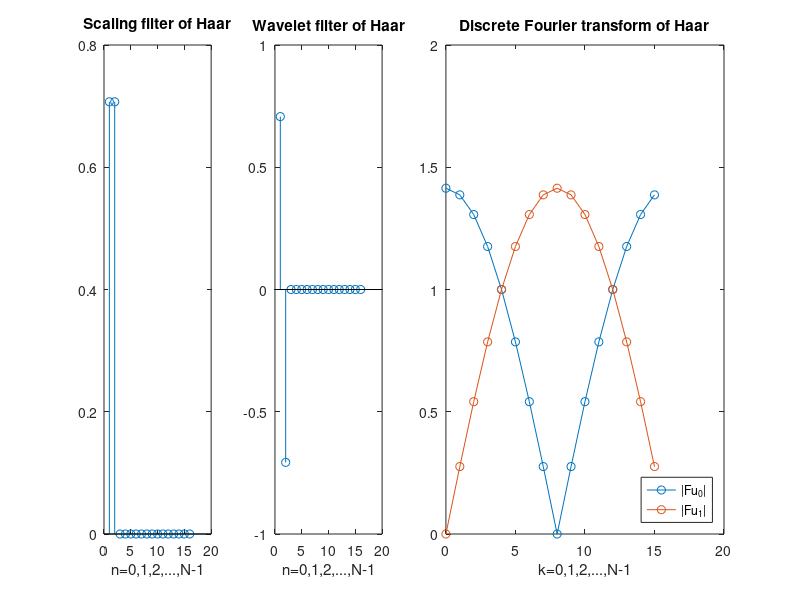

This chart was generated by the following MATLAB code:
% size N
N=16;

% the numbers of rows and columns 
m=transpose(1:N);
n=1:N;

% the N-th root of unity
omega=exp(2*pi*i/N);

% sqrt(N) times the Fourier matrix
F=zeros(N);
F(m,n)=power(omega,(m-1).*(n-1));

% the wavelet 
u0=zeros([N 1]);
u1=zeros([N 1]);
u0(1)=1/sqrt(2);
u0(2)=1/sqrt(2);
u1(1)=1/sqrt(2);
u1(2)=-1/sqrt(2);

% Fourier transform of the wavelet and absolute values
Fu0=F*u0;
Fu1=F*u1;
AbsFu0(m)=abs(Fu0(m));
AbsFu1(m)=abs(Fu1(m));

% Plotting
subplot(1,4,1)
stem(u0)
title('Scaling filter of Haar')
xlabel('n=0,1,2,...,N-1')
subplot(1,4,2)
stem(u1)
title('Wavelet filter of Haar')
xlabel('n=0,1,2,...,N-1')
subplot(1,4,[3,4])
plot(m-1,AbsFu0,'-o',m-1,AbsFu1,'-o')
legend('|Fu_0|','|Fu_1|','Location','southeast')
title('Discrete Fourier transform of Haar')
xlabel('k=0,1,2,...,N-1')
